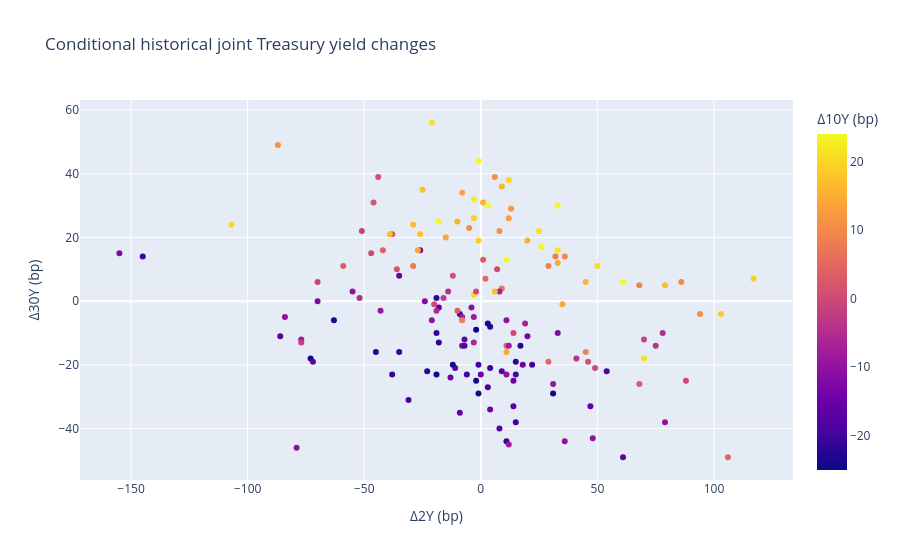

The notebook cell saved with this chart:
### Markdown cell above
### Joint yield changes

Color identifies the conditioning tenor. Hover retains historical interval dates and elapsed days.

### Code cell
scenario_figure = scenarios.show_plot()

### Figure 1 — Plotly figure (JSON) as saved in the notebook; plotly's stock layout.template omitted (floating-point values rounded to 4 significant figures; data arrays with more than 128 entries replaced by an {"elided": "..."} marker saying what was removed)
{"data": [{"customdata": {"elided": "162x4 mixed values"}, "hovertemplate": "<b>%{hovertext}</b><br><br>Δ2Y (bp)=%{x}<br>Δ30Y (bp)=%{y}<br>Historical start=%{customdata[0]}<br>Historical end=%{customdata[1]}<br>Calendar target=%{customdata[2]}<br>Elapsed days=%{customdata[3]}<br>Δ10Y (bp)=%{marker.color}<extra></extra>", "hovertext": {"elided": "162 str values"}, "legendgroup": "", "marker": {"color": {"elided": "162 float values"}, "coloraxis": "coloraxis", "symbol": "circle"}, "mode": "markers", "name": "", "orientation": "v", "showlegend": false, "type": "scatter", "x": {"elided": "162 float values"}, "xaxis": "x", "y": {"elided": "162 float values"}, "yaxis": "y"}], "layout": {"coloraxis": {"colorbar": {"title": {"text": "Δ10Y (bp)"}}, "colorscale": [[0, "#0d0887"], [0.1111, "#46039f"], [0.2222, "#7201a8"], [0.3333, "#9c179e"], [0.4444, "#bd3786"], [0.5556, "#d8576b"], [0.6667, "#ed7953"], [0.7778, "#fb9f3a"], [0.8889, "#fdca26"], [1, "#f0f921"]]}, "legend": {"tracegroupgap": 0}, "title": {"text": "Conditional historical joint Treasury yield changes"}, "xaxis": {"anchor": "y", "domain": [0, 1], "title": {"text": "Δ2Y (bp)"}}, "yaxis": {"anchor": "x", "domain": [0, 1], "title": {"text": "Δ30Y (bp)"}}}}
